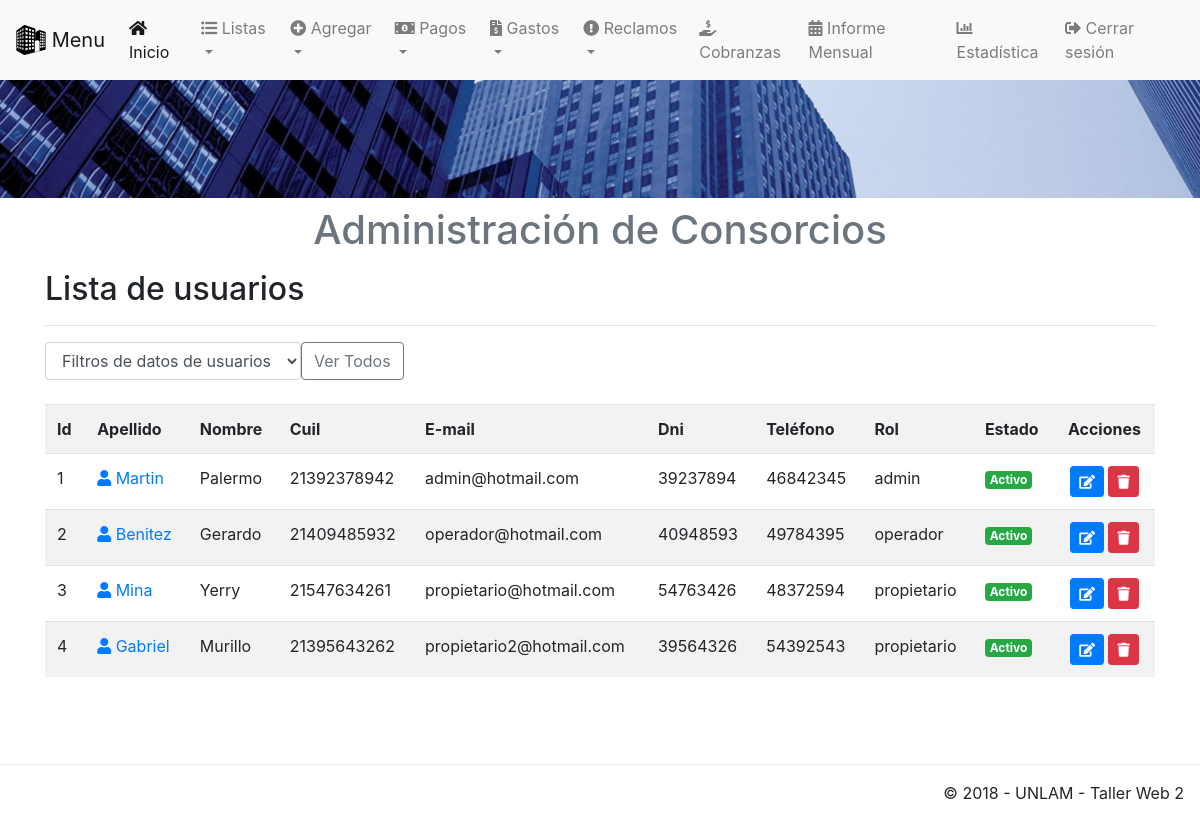
The page /app/view/listaUsuario.php (signed in) on the database as committed earlier.
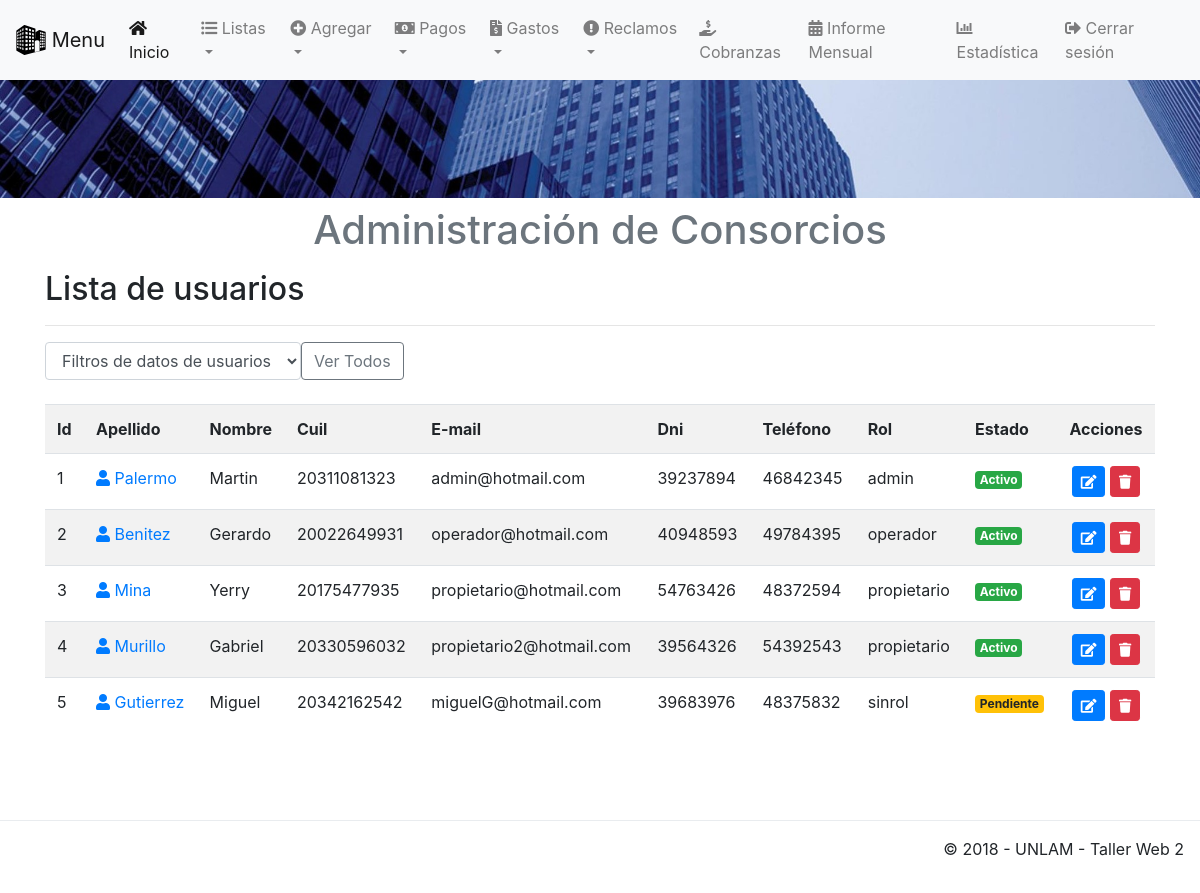
The same page on the database as committed later.
### tables this page shows
CREATE TABLE `usuarios` (
  `idUsuarios` int(11) UNSIGNED NOT NULL,
  `nombre` varchar(50) NOT NULL,
  `apellido` varchar(50) NOT NULL,
  `cuil` bigint(11) UNSIGNED NOT NULL,
  `email` varchar(50) NOT NULL,
  `dni` int(8) UNSIGNED NOT NULL,
  `telefono` int(11) UNSIGNED NOT NULL,
  `estado` varchar(50) NOT NULL,
  `idRol` int(11) UNSIGNED NOT NULL,
  `pass` varchar(50) NOT NULL,
  `primeraVez` tinyint(1) UNSIGNED NOT NULL
);

CREATE TABLE `roles` (
  `idRoles` int(11) UNSIGNED NOT NULL,
  `descripcion` varchar(50) NOT NULL
);

### app/view/listaUsuario.php (the view, shortened to what this page needs)
<!DOCTYPE html>
<html lang="es">
<?php include('template/head.php'); ?>
    <body>
    <?php
        include('template/nav.php');
        include('template/header.php'); ?>
        <div class="container">
		<div class="content">
			<h2>Lista de usuarios</h2>
			<hr />
			<form class="form-inline" method="get">
				<div class="form-group">
					<select name="filter" class="form-control" onchange="form.submit()" id="filtro">
						<option value="0">Filtros de datos de usuarios</option>
						<?php $filter = (isset($_GET['filter']) ? mysqli_real_escape_string($conexion, (strip_tags($_GET["filter"], ENT_QUOTES))) : NULL);  ?>
					</select>
					<button onclick="document.getElementById('filtro').selectedIndex = 0;" role="button" aria-pressed="true" class="btn btn-outline-secondary">Ver Todos</button>
				</div>
			</form>
			<br />
			<div class="table-responsive">
			<table class="table table-striped table-hover">
				<tr>
					<th>Id</th>
					<th>Apellido</th>
                    <th>Nombre</th>
                    <th>Cuil</th>
                    <th>E-mail</th>
                    <th>Dni</th>
					<th>Teléfono</th>
					<th>Rol</th>
					<th>Estado</th>
                    <th style="text-align:center;">Acciones</th>
				</tr>
				<?php
				if($filter){
					$sql = mysqli_query($conexion, "SELECT * FROM usuarios JOIN roles ON usuarios.idRol=roles.idRoles WHERE estado='$filter' ORDER BY idUsuarios ASC");
				}else{
					$sql = mysqli_query($conexion, "SELECT * FROM usuarios JOIN roles ON usuarios.idRol=roles.idRoles ORDER BY idUsuarios ASC");
				}
				if(mysqli_num_rows($sql) == 0){
					echo '<tr><td colspan="8">No hay datos.</td></tr>';
				}else{
					while($row = mysqli_fetch_assoc($sql)){
						echo '
						<tr>
							<td>'.$row['idUsuarios'].'</td>
                            <td><a href="perfil.php?nik='.$row['idUsuarios'].'"><span class="fas fa-user" aria-hidden="true"></span> '.$row['apellido'].'</a></td>
                            <td>'.$row['nombre'].'</td>
                            <td>'.$row['cuil'].'</td>
                            <td>'.$row['email'].'</td>
                            <td>'.$row['dni'].'</td>
							<td>'.$row['telefono'].'</td>
                            <td>'.$row['descripcion'].'</td>
							<td>';
							if($row['estado'] == 'Activo'){
								echo '<span class="badge badge-success">Activo</span>';
							}
                            else if ($row['estado'] == 'Inactivo' ){
								echo '<span class="badge badge-danger">Inactivo</span>';
							}
                            else if ($row['estado'] == 'Pendiente' ){
								echo '<span class="badge badge-warning">Pendiente</span>';
							}if(isset($_SESSION['admin'])){
								echo '
							</td>
							<td style="text-align:center;">
								<a href="abm/editarUsuario.php?nik='.$row['idUsuarios'].'" title="Editar datos" class="btn btn-primary btn-sm"><span class="fas fa-edit" aria-hidden="true"></span></a>
								<a href="listaUsuario.php?aksi=delete&nik='.$row['idUsuarios'].'" title="Eliminar" onclick="return confirm(\'Esta seguro de borrar los datos de: '.$row['apellido'].' '.$row['nombre'].'?\')" class="btn btn-danger btn-sm"><span class="fas fa-trash" aria-hidden="true"></span></a>
							</td>
						</tr>
						';
							}if(isset($_SESSION['operador'])){
								echo '
							</td>
							<td>
							</td>
						</tr>
						';
							}
					}
				}
				?>
			</table>
			</div>
		</div>
	</div><center>
    <div class="corte">
    </div>
    <?php include('template/footer.php'); ?>
    </body>
</html>

### app/view/template/head.php (shortened to what this page needs)
<head>
  <link rel="stylesheet" href="/consorcio/public/css/bootstrap.min.css">
  <link rel="stylesheet" href="/consorcio/public/css/bootstrap-grid.min.css">
  <link rel="stylesheet" href="/consorcio/public/css/all.css">
  <link rel="stylesheet" href="/consorcio/public/css/estilos.css">
</head>

### app/view/template/nav.php (shortened to what this page needs)
<nav class="navbar navbar-expand-lg navbar-light bg-light fixed-top">
  <a class="navbar-brand" href="#">
    <img src="/consorcio/public/img/building-icon.svg" width="30" height="30" class="d-inline-block align-top" alt="">
    Menu
  </a>
  <div class="collapse navbar-collapse" id="navbarSupportedContent">
    <ul class="navbar-nav mr-auto">
      <?php
        if(isset($_SESSION['admin'])){ ?>
      <li class="nav-item active">
        <a class="nav-link" href="/consorcio/app/view/homeAdmin.php"><i class="fas fa-home"></i> Inicio <span class="sr-only"></span></a>
      </li>
      <li class="nav-item dropdown">
      <a class="nav-link dropdown-toggle" href="#" id="navbarDropdown" role="button" data-toggle="dropdown" aria-haspopup="true" aria-expanded="false">
        <i class="fas fa-list-ul"></i> Listas
        </a>
      </li>
      <li class="nav-item dropdown">
      <a class="nav-link dropdown-toggle" href="#" id="navbarDropdown" role="button" data-toggle="dropdown" aria-haspopup="true" aria-expanded="false">
        <i class="fas fa-plus-circle"></i> Agregar
        </a>
      </li>
      <li class="nav-item dropdown">
      <a class="nav-link dropdown-toggle" href="#" id="navbarDropdown" role="button" data-toggle="dropdown" aria-haspopup="true" aria-expanded="false">
        <i class="fas fa-money-bill-alt"></i> Pagos
        </a>
      </li>
      <li class="nav-item dropdown">
      <a class="nav-link dropdown-toggle" href="#" id="navbarDropdown" role="button" data-toggle="dropdown" aria-haspopup="true" aria-expanded="false">
        <i class="fas fa-file-invoice-dollar"></i> Gastos
        </a>
      </li>
      <li class="nav-item dropdown">
      <a class="nav-link dropdown-toggle" href="#" id="navbarDropdown" role="button" data-toggle="dropdown" aria-haspopup="true" aria-expanded="false">
        <i class="fas fa-exclamation-circle"></i> Reclamos
        </a>
      </li>
      <li class="nav-item">
        <a class="nav-link" href="/consorcio/app/view/listaExpensas.php"><i class="fas fa-hand-holding-usd"></i> Cobranzas</a>
      </li>
      <li class="nav-item">
        <a class="nav-link" href="/consorcio/app/view/informeMensual.php"><i class="fas fa-calendar-alt"></i> Informe Mensual</a>
      </li>
      <li class="nav-item">
        <a class="nav-link" href="/consorcio/app/view/estadistica.php"><i class="fas fa-chart-bar"></i> Estadística</a>
      </li>
      <?php }?>
        <li class="nav-item">
        <a class="nav-link" href="/consorcio/app/config/CerrarSession.php"><i class="fas fa-sign-out-alt"></i> Cerrar sesión</a>
      </li>
    </ul>
  </div>
</nav>

### app/view/template/header.php
<div>
  <img class="d-block w-100" src="/consorcio/public/img/edificioscorto.jpg" alt="First slide">
</div>
<header class="dropdown-header">
  <h1 class="text-center">Administración de Consorcios</h1>
</header>

### app/view/template/footer.php (shortened to what this page needs)
<footer class="fixed-bottom" style="background-color: white;">
    <footer class="modal-footer">
        <p>&copy; 2018 - UNLAM - Taller Web 2</p>
    </footer>
</footer>

### public/css/all.css (style rules this page uses)
.fa,.fab,.fal,.far,.fas { -moz-osx-font-smoothing:grayscale;-webkit-font-smoothing:antialiased;display:inline-block;font-style:normal;font-variant:normal;text-rendering:auto;line-height:1 }
.fa-calendar-alt:before { content:"\f073" }
.fa-chart-bar:before { content:"\f080" }
.fa-edit:before { content:"\f044" }
.fa-exclamation-circle:before { content:"\f06a" }
.fa-file-invoice-dollar:before { content:"\f571" }
.fa-hand-holding-usd:before { content:"\f4c0" }
.fa-home:before { content:"\f015" }
.fa-list-ul:before { content:"\f0ca" }
.fa-money-bill-alt:before { content:"\f3d1" }
.fa-plus-circle:before { content:"\f055" }
.fa-sign-out-alt:before { content:"\f2f5" }
.fa-trash:before { content:"\f1f8" }
.fa-user:before { content:"\f007" }
.fa,.far,.fas { font-family:"Font Awesome 5 Free" }
.fa,.fas { font-weight:900 }

### public/css/estilos.css (style rules this page uses)
.corte { width: 100%; clear: both; height: 9rem; }

Rows that differ between the two databases and show on the page:
changed usuarios "Palermo": apellido "Martin" → "Palermo"; nombre "Palermo" → "Martin"; cuil "21392378942" → "20311081323"
changed usuarios "Benitez": cuil "21409485932" → "20022649931"
changed usuarios "Mina": cuil "21547634261" → "20175477935"
changed usuarios "Murillo": apellido "Gabriel" → "Murillo"; nombre "Murillo" → "Gabriel"; cuil "21395643262" → "20330596032"
added usuarios: idUsuarios "5", apellido "Gutierrez", nombre "Miguel", cuil "20342162542", email "miguelG@hotmail.com", dni "39683976", telefono "48375832", idRol.descripcion "sinrol", estado "Pendiente"
